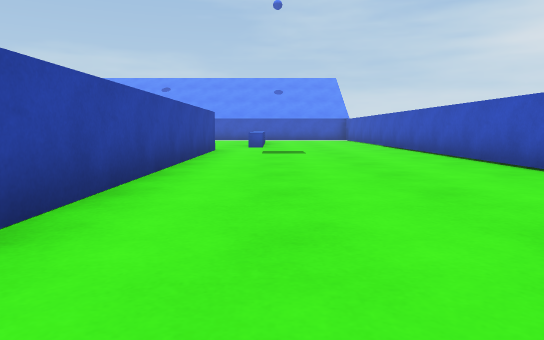
View 1 (above)

19 first-person views from a walk through a 3-D level made in the Unity game engine. The camera is 0.55 m above the floor, tilts 6° down and sees 70° across. The floor is counted in squares, 1 m on a side. Each view is taken from the middle of a square. On the plan, view 1 faces up. The plan holds only what a view shows up to about 10 squares ahead; the rest is blank. The place goes on beyond the plan. The player is left out.

View 2
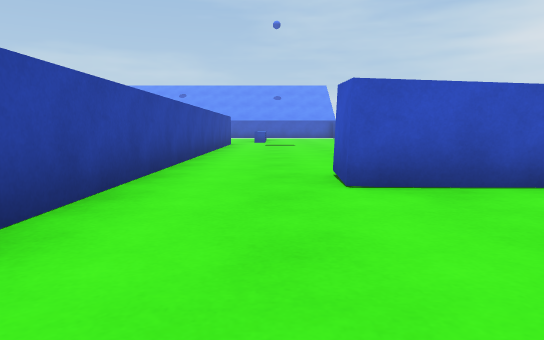

View 3
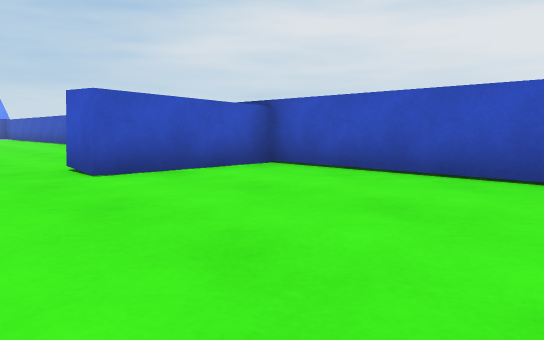

View 4
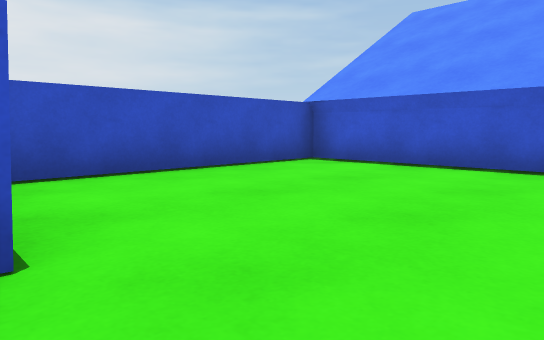

View 5
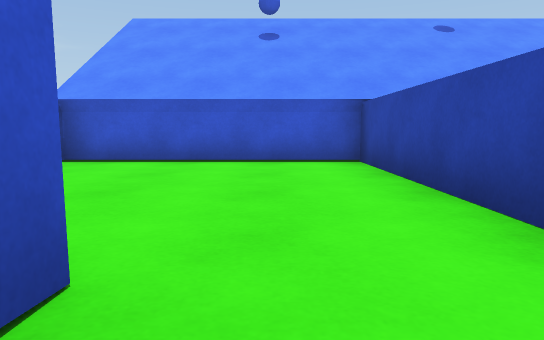

View 6
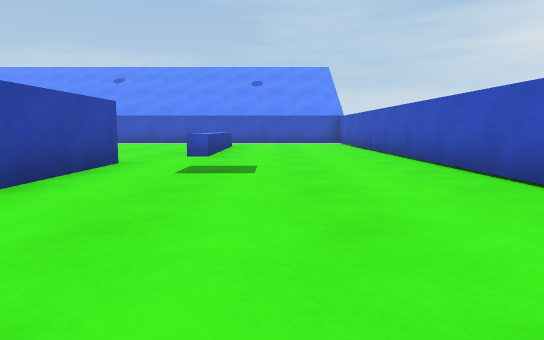

View 7
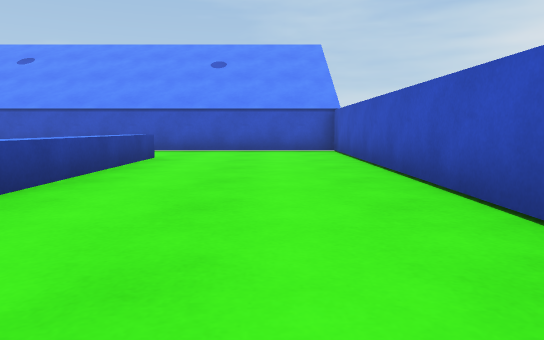

View 8
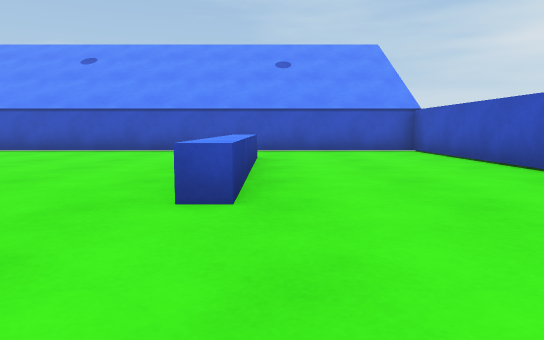

View 9
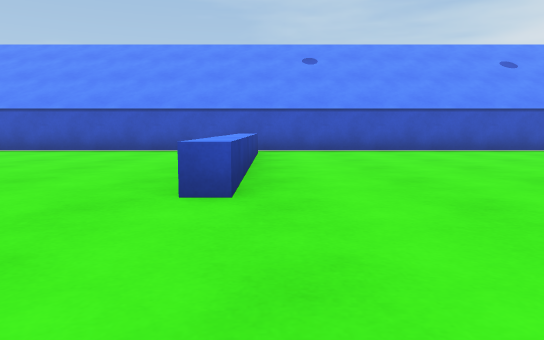

View 10
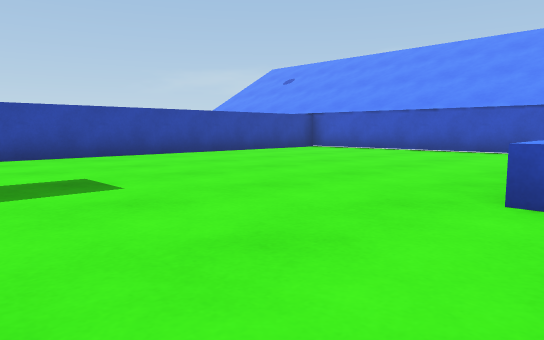

View 11
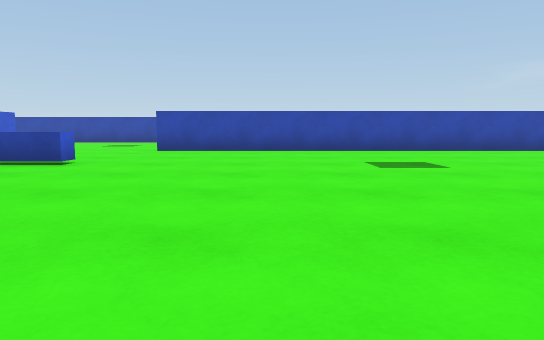

View 12
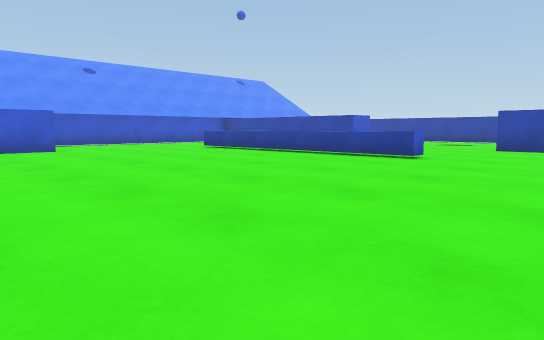

View 13
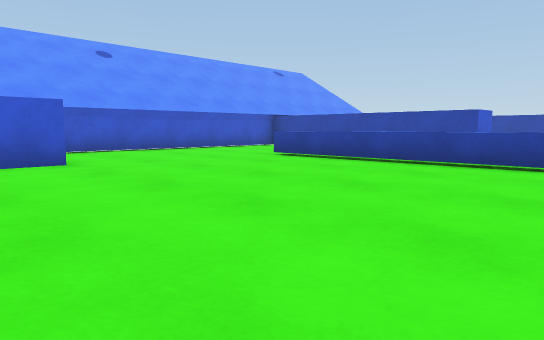

View 14
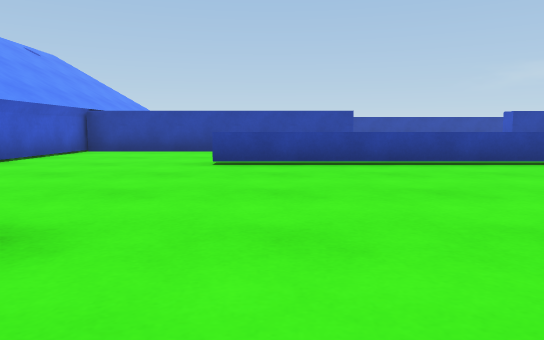

View 15
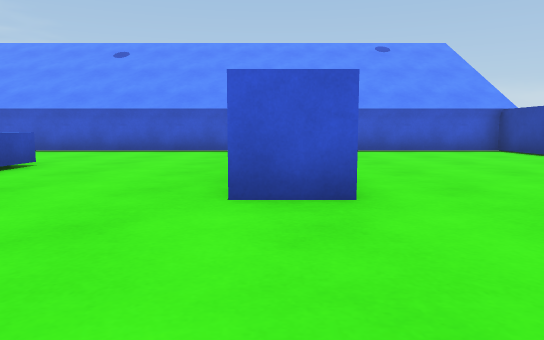

View 16
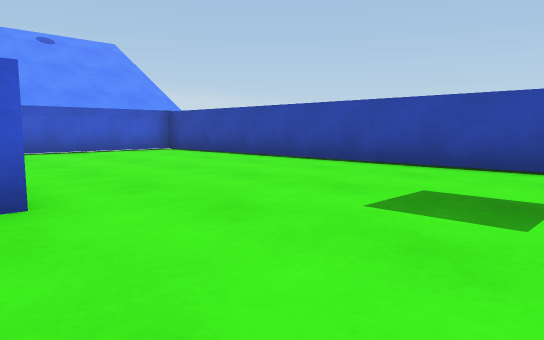

View 17
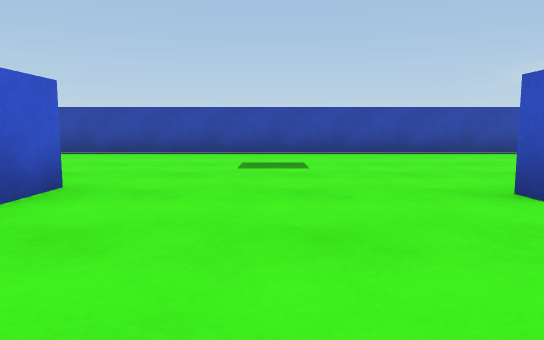

View 18
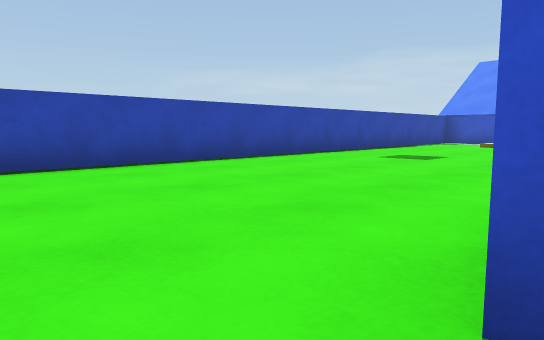

View 19
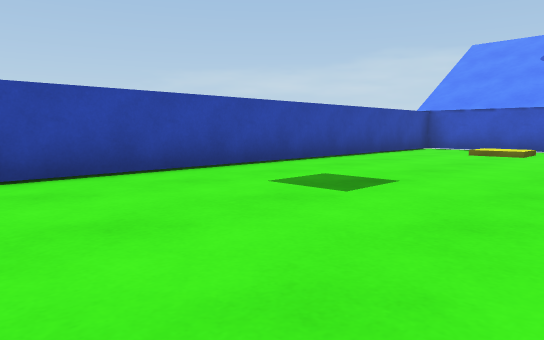

### Floor plan
Key: @ floor where view 1 was taken; # wall or solid block; . floor; / step, stairs or slope; ^ raised ledge.
Columns run from 21 left of view 1 to 4 right of it. Each row starts with its distance up from view 1.
 19 ####   ###################
 18 #...    ..... ...........#
 17 #.//    .....^...........#
 16 #....  ......^.......^...#
 15 #.... #......^.......^...#
 14 #.... #......^.......^...#
 13 #.... #......^.......^...#
 12 #.... #..........  ......#
 11 #.....#..........  ......#
 10 #.....#.........   #.....#
  9 #.....#.........   #.....#
  8 #.....#........... #.....#
  7 #.....#........... #.....#
  6 #.....#........... #.....#
  5 #................. #.....#
  4 #.........^......  #.....
  3 #.........^......  #....
  2 #.........^......  #....
  1 #.....#...^......  #...
  0 #.....#...^......  #.@####
 -1 #.....#...^......  #.....#
 -2 #.....#...^.....   #.....#
 -3 #.... #........#   #.....#
 -4 #.... #........    #.....#
 -5 #.... #.......     #.....#
 -6 ##############     #######

Positions as (right, up) in squares from view 1, and headings:
1: (0, 0), facing up
2: (0, -4), facing up
3: (-1, -5), facing up-right
4: (-1, 0), facing down-right
5: (0, 1), facing down
6: (1, 4), facing up
7: (2, 9), facing up
8: (0, 9), facing up
9: (-7, 9), facing up
10: (-7, 9), facing up-left
11: (-5, 8), facing left
12: (-4, 8), facing down-left
13: (-5, 4), facing down-left
14: (-5, -1), facing left
15: (-15, 4), facing down
16: (-15, 4), facing down-left
17: (-12, 3), facing left
18: (-15, 4), facing up-left
19: (-16, 8), facing up-left
